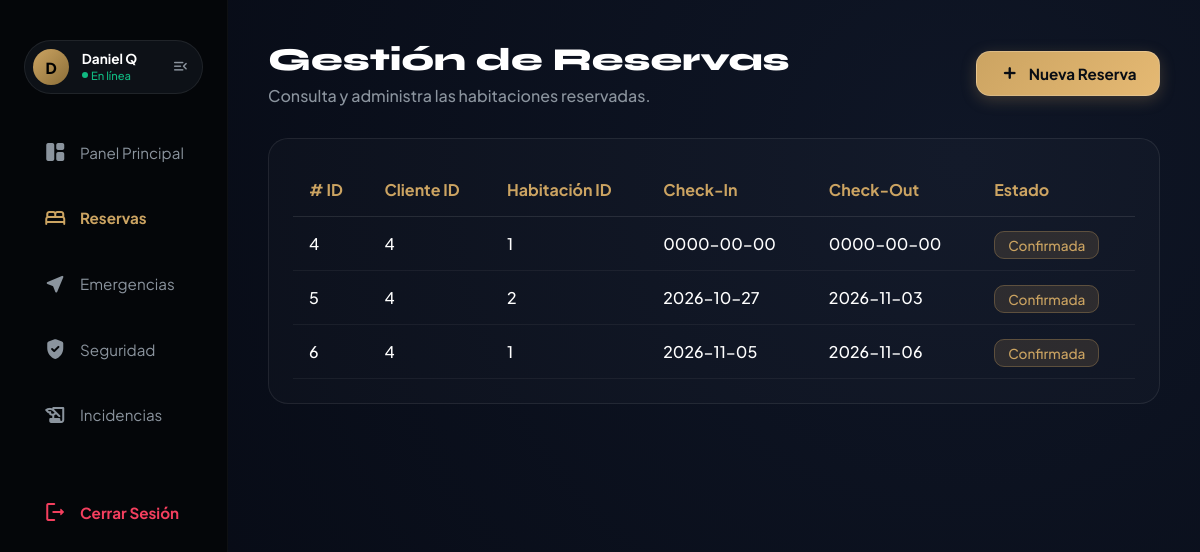
Screenshot of /index.php?url=reservas (signed in) with the database file from the repository.
### tables this page shows
CREATE TABLE `reservas` (
  `id_reserva` int(11) NOT NULL,
  `id_cliente` int(11) NOT NULL,
  `id_habitacion` int(11) NOT NULL,
  `fecha_checkin` date NOT NULL,
  `fecha_checkout` date NOT NULL,
  `estado_reserva` varchar(20) DEFAULT 'Pendiente',
  `total_pago` decimal(10,2) NOT NULL,
  `creado_en` timestamp NOT NULL DEFAULT current_timestamp()
);

### controllers/ReservasController.php (called while the page is built, shortened)
<?php
require_once __DIR__ . '/../models/Reserva.php';
class ReservasController {
    public function index() {
        $reservaModel = new Reserva();
        $reservas = $reservaModel->obtenerTodas();
        require_once __DIR__ . '/../views/reservas/index.php';
    }
}

### config/Database.php (called while the page is built)
<?php
class Database {
    private static $host = "localhost";
    private static $db_name = "zleep_db";
    private static $username = "root";
    private static $password = "";
    private static $conn = null;
    public static function getConnection() {
        if (self::$conn === null) {
            try {
                self::$conn = new PDO(
                    "mysql:host=" . self::$host . ";dbname=" . self::$db_name . ";charset=utf8mb4",
                    self::$username,
                    self::$password,
                    [
                        PDO::ATTR_ERRMODE => PDO::ERRMODE_EXCEPTION,
                        PDO::ATTR_DEFAULT_FETCH_MODE => PDO::FETCH_ASSOC
                    ]
                );
            } catch(PDOException $e) {
                die("Error de conexión a la base de datos: " . $e->getMessage());
            }
        }
        return self::$conn;
    }
}

### models/Reserva.php (called while the page is built, shortened)
<?php
require_once __DIR__ . '/../config/Database.php';
class Reserva {
    private $db;
    public function __construct() {
        $this->db = Database::getConnection();
    }
    public function obtenerTodas() {
        $sql = "SELECT * FROM reservas";
        $stmt = $this->db->prepare($sql);
        $stmt->execute();
        return $stmt->fetchAll();
    }
}

### views/reservas/index.php (the view, shortened to what this page needs)
<!DOCTYPE html>
<html lang="es">
<head>
    <link rel="stylesheet" href="<?= BASE_URL ?>style.css">
</head>
<body>
    <div class="layout-container">
        <?php include __DIR__ . '/../components/sidebar.php'; ?>
        <main class="main-content">
            <header class="top-header" style="display: flex; justify-content: space-between; align-items: center; margin-bottom: 2rem;">
                <div>
                    <h1 class="welcome-title" style="font-size: 2rem; margin: 0; font-family: 'Syne', sans-serif;">Gestión de Reservas</h1>
                    <p class="subtitle" style="margin-top: 0.4rem; color: #8b949e;">Consulta y administra las habitaciones reservadas.</p>
                </div>
                <button onclick="openModal()" class="btn-nueva-reserva">
                    <span class="material-icons-round">add</span>
                    <span>Nueva Reserva</span>
                </button>
            </header>
            <?php if (!empty($reservas)): ?>
                <div class="table-container" style="background: rgba(255, 255, 255, 0.02); border-radius: 20px; padding: 1.5rem; border: 1px solid rgba(255,255,255,0.08);">
                    <table style="width: 100%; border-collapse: collapse; color: white; text-align: left;">
                        <thead>
                            <tr style="border-bottom: 1px solid rgba(255,255,255,0.1); color: #cca462;">
                                <th style="padding: 1rem;"># ID</th>
                                <th style="padding: 1rem;">Cliente ID</th>
                                <th style="padding: 1rem;">Habitación ID</th>
                                <th style="padding: 1rem;">Check-In</th>
                                <th style="padding: 1rem;">Check-Out</th>
                                <th style="padding: 1rem;">Estado</th>
                            </tr>
                        </thead>
                        <tbody>
                            <?php foreach ($reservas as $reserva): ?>
                                <tr style="border-bottom: 1px solid rgba(255,255,255,0.05);">
                                    <td style="padding: 1rem;"><?= htmlspecialchars($reserva['id_reserva']) ?></td>
                                    <td style="padding: 1rem;"><?= htmlspecialchars($reserva['id_cliente']) ?></td>
                                    <td style="padding: 1rem;"><?= htmlspecialchars($reserva['id_habitacion']) ?></td>
                                    <td style="padding: 1rem;"><?= htmlspecialchars($reserva['fecha_checkin']) ?></td>
                                    <td style="padding: 1rem;"><?= htmlspecialchars($reserva['fecha_checkout']) ?></td>
                                    <td style="padding: 1rem;">
                                        <span style="background: rgba(204, 164, 98, 0.15); color: #cca462; padding: 0.3rem 0.8rem; border-radius: 10px; font-size: 0.85rem; border: 1px solid rgba(204, 164, 98, 0.3);">
                                            <?= htmlspecialchars($reserva['estado_reserva']) ?>
                                        </span>
                                    </td>
                                </tr>
                            <?php endforeach; ?>
                        </tbody>
                    </table>
                </div>
            <?php endif; ?>
        </main>
    </div>
</body>
</html>

### style.css (style rules this page uses)
:root { --bg-gradient: radial-gradient(circle at 80% 20%, #0f1626 0%, #050811 100%); --bg-sidebar: #040609; --bg-card: rgba(18, 26, 43, 0.45); --text-white: #ffffff; --text-gold-bright: #f0d29a; --text-gold-dim: #cca462; --text-muted: #6b7c96; --border-subtle: rgba(255, 255, 255, 0.04); --tone-med-base: #10b981; --tone-med-glow: rgba(16, 185, 129, 0.15); --tone-fire-base: #f59e0b; --tone-fire-glow: rgba(245, 158, 11, 0.15); --tone-theft-base: #f43f5e; --tone-theft-glow: rgba(244, 63, 94, 0.15); }
* { margin: 0; padding: 0; box-sizing: border-box; }
body { background: var(--bg-gradient); background-attachment: fixed; color: var(--text-white); font-family: 'Plus Jakarta Sans', sans-serif; font-weight: 500; min-height: 100vh; }
h1, .sidebar .logo h2 { font-family: 'Syne', sans-serif; font-weight: 800; }
.main-content { padding: 2.5rem 3rem; max-width: 1400px; width: 100%; margin: 0 auto; }
.top-header { display: flex; justify-content: space-between; align-items: center; margin-bottom: 2.5rem; gap: 2rem; }
.subtitle { color: var(--text-muted); font-size: 1rem; }

### views/reservas/index.php (style rules this page uses)
body { margin: 0; padding: 0; background-color: #05070a; color: #fff; font-family: 'Plus Jakarta Sans', sans-serif; }
.layout-container { display: flex; min-height: 100vh; width: 100%; }
.main-content { flex: 1; padding: 2.5rem; overflow-x: hidden; }
.btn-nueva-reserva { display: inline-flex; align-items: center; gap: 0.6rem; background: linear-gradient(135deg, #cca462 0%, #e5b973 100%); color: #090d14; font-family: 'Plus Jakarta Sans', sans-serif; font-weight: 700; font-size: 0.95rem; padding: 0.75rem 1.4rem; border: 1px solid rgba(255, 255, 255, 0.2); border-radius: 14px; cursor: pointer; box-shadow: 0 4px 15px rgba(204, 164, 98, 0.25); transition: all 0.25s cubic-bezier(0.4, 0, 0.2, 1); }
.btn-nueva-reserva .material-icons-round { font-size: 1.2rem; font-weight: 800; }

### rows the page displays
reservas: id_reserva "4", id_cliente "4", id_habitacion "1", fecha_checkin "0000-00-00", fecha_checkout "0000-00-00", estado_reserva "Confirmada"
reservas: id_reserva "5", id_cliente "4", id_habitacion "2", fecha_checkin "2026-10-27", fecha_checkout "2026-11-03", estado_reserva "Confirmada"
reservas: id_reserva "6", id_cliente "4", id_habitacion "1", fecha_checkin "2026-11-05", fecha_checkout "2026-11-06", estado_reserva "Confirmada"

### other values shown
substr($nombreUsuario, 0, 1) "D"
$nombreUsuario "Daniel Q"
